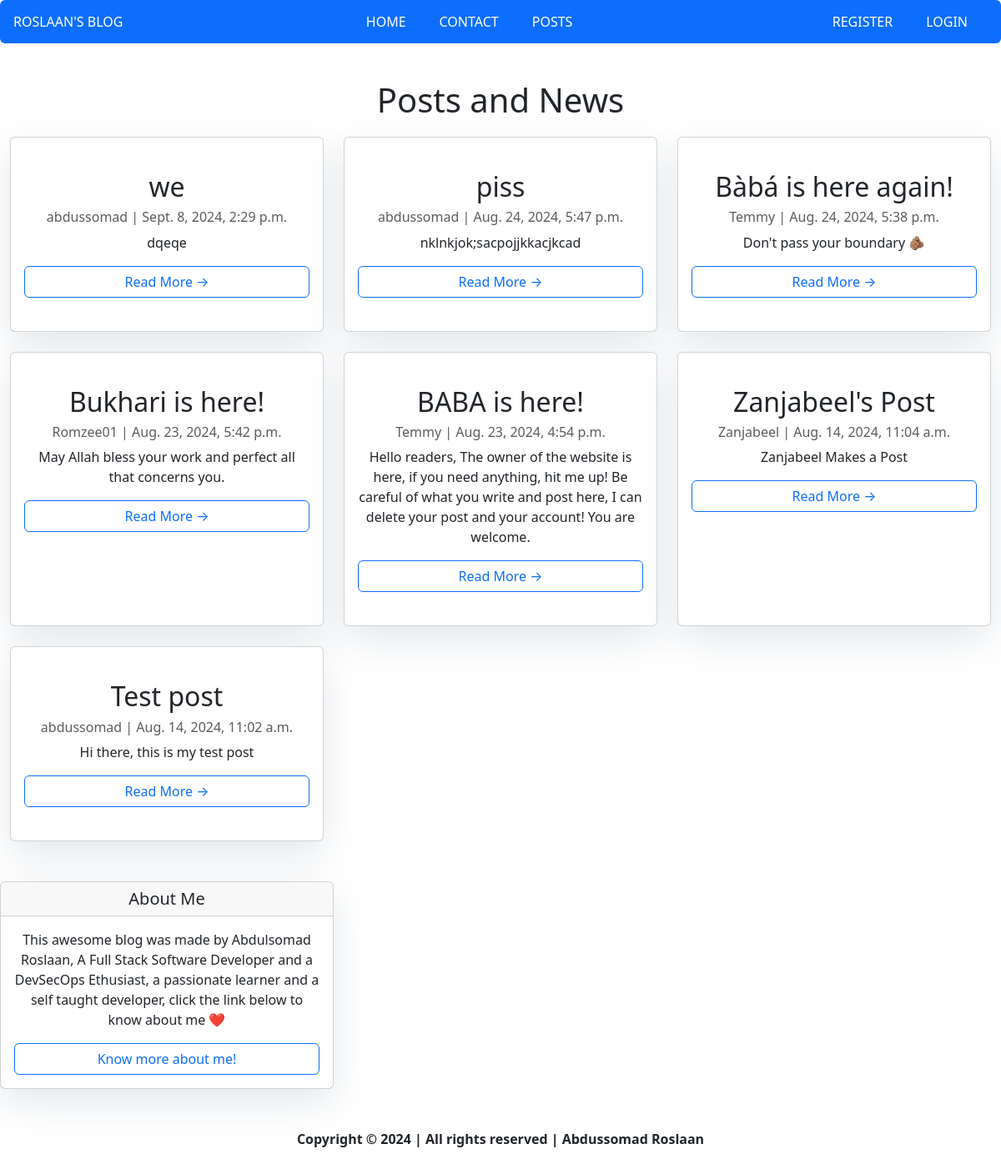
/posts/, run on the app's committed database.
### posts/models.py (models this page shows, shortened)
class Post (models.Model):
    title = models.CharField(max_length=100)
    body = models.TextField()
    slug = models.SlugField(unique=True)
    date = models.DateTimeField(auto_now_add=True)
    banner = models.ImageField(blank=False, null=False)
    author = models.ForeignKey(User, on_delete=models.CASCADE, default=None)
    status = models.IntegerField(choices=STATUS, default=0)
    date_updated = models.DateTimeField(auto_now=True)

### posts/views.py (the view)
def posts_list(request):
    posts = Post.objects.all().order_by('-date')
    return render(request, "posts/posts_list.html", {'posts': posts})

### posts/templates/posts/posts_list.html (shortened to what this page needs)
{% extends 'layout.html' %}
{% block content %}
<section>
  <h1 class="text-center mt-5">Posts and News</h1>
  <div class="container-fluid">
    <div class="row g-1">
      <div class="col-md-12 mt-3 left m-auto">
        <div class="row">
          {% for post in posts %}
          <div class="col-lg-4 col-md-6 col-sm-12 mb-4">
            <div class="card h-100 w-100  py-4 pt-4 " style="width:20rem;">
              <div class="card-body">
                <h2 class="card-title">{{ post.title }}</h2>
                <p class="card-text text-muted h6">{{ post.author }} | {{ post.date }}</p>
                <p class="card-text">{{ post.body|slice:":200" }}</p>
                <a href="{% url 'posts:page' post.slug %}" class="btn btn-outline-primary read w-100 " style="display:block;">Read More &rarr;</a>
              </div>
            </div>
          </div>
          {% endfor %}
        </div>
      </div>
    </div>
  </div>
{% endblock %}

### static/css/style.css (style rules this page uses)
* { margin: 0; padding: 0; box-sizing: border-box; list-style: none; text-decoration: none; }
body { font-family: Arial, sans-serif; background-color: #f1f1f1; color: red; overflow-x: hidden !important; }
h2, p { text-align: center; margin-bottom: 1.5rem; font-size: 1rem; }
a { display: inline-block !important; }
.read { text-align: center !important; margin: auto !important; }

### templates/layout.html (style rules this page uses)
.card { box-shadow: 0 16px 48px #E3E7EB; }

### data on the page
Post: title "we", author "abdussomad", date "Sept. 8, 2024, 2:29 p.m.", body "dqeqe"
Post: title "piss", author "abdussomad", date "Aug. 24, 2024, 5:47 p.m.", body "nklnkjok;sacpojjkkacjkcad"
Post: title "Bàbá is here again!", author "Temmy", date "Aug. 24, 2024, 5:38 p.m.", body "Don't pass your boundary 🫵🏽"
Post: title "Bukhari is here!", author "Romzee01", date "Aug. 23, 2024, 5:42 p.m.", body "May Allah bless your work and perfect all that concerns you."
Post: title "BABA is here!", author "Temmy", date "Aug. 23, 2024, 4:54 p.m.", body "Hello readers, The owner of the website is here, if you need anything, hit me up! Be careful of what you write and post here, I can delete your post and your account! You are welcome."
Post: title "Zanjabeel's Post", author "Zanjabeel", date "Aug. 14, 2024, 11:04 a.m.", body "Zanjabeel Makes a Post"
Post: title "Test post", author "abdussomad", date "Aug. 14, 2024, 11:02 a.m.", body "Hi there, this is my test post"
